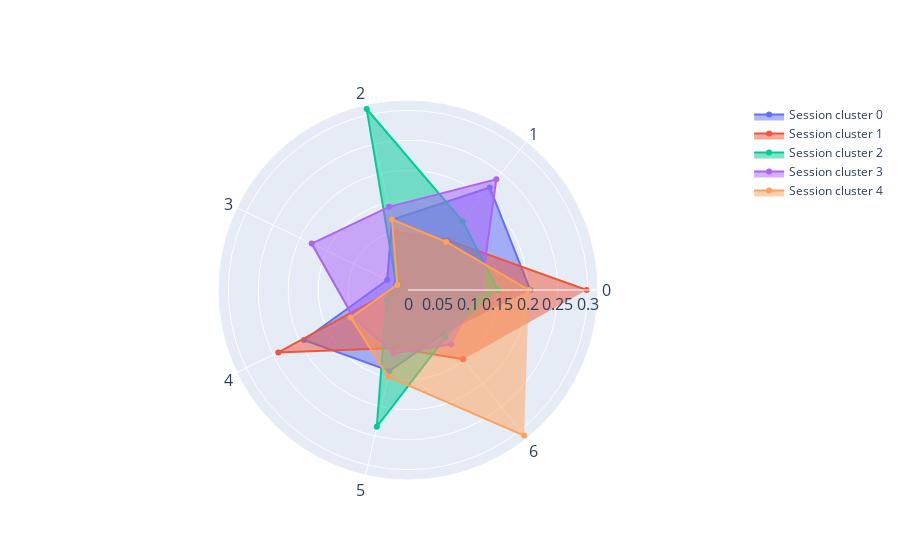

Write notebook code for a chart like this one.
### Code cell
plt.rcParams.update({'font.size': 16})

# plot star plot for comparison 
fig = go.Figure() 
fig.add_trace(go.Scatterpolar( 
      r=pd.Series(mean_cluster_session.sort_values(by='new_clusters').loc[mean_cluster_session['session_cluster']==0, 'relative_frequency'].values), 
      theta=plt_vars, 
      fill='toself', 
      name='Session cluster 0' 
)) 
fig.add_trace(go.Scatterpolar( 
      r=pd.Series(mean_cluster_session.sort_values(by='new_clusters').loc[mean_cluster_session['session_cluster']==1, 'relative_frequency'].values), 
      theta=plt_vars, 
      fill='toself', 
      name='Session cluster 1'
)) 

fig.add_trace(go.Scatterpolar( 
      r=pd.Series(mean_cluster_session.sort_values(by='new_clusters').loc[mean_cluster_session['session_cluster']==2, 'relative_frequency'].values), 
      theta=plt_vars, 
      fill='toself', 
      name='Session cluster 2'
)) 

fig.add_trace(go.Scatterpolar( 
      r=pd.Series(mean_cluster_session.sort_values(by='new_clusters').loc[mean_cluster_session['session_cluster']==3, 'relative_frequency'].values), 
      theta=plt_vars, 
      fill='toself', 
      name='Session cluster 3'
)) 

fig.add_trace(go.Scatterpolar( 
      r=pd.Series(mean_cluster_session.sort_values(by='new_clusters').loc[mean_cluster_session['session_cluster']==4, 'relative_frequency'].values), 
      theta=plt_vars, 
      fill='toself', 
      name='Session cluster 4'
)) 

# fig.add_trace(go.Scatterpolar( 
#       r=pd.Series(mean_cluster_mice.sort_values(by='new_clusters').loc[mean_cluster_mice['mouse_cluster']==3, 'relative_frequency'].values), 
#       theta=plt_vars, 
#       fill='toself', 
#       name='Mouse cluster 3'
# )) 
  
fig.update_layout( 
  polar=dict(
        angularaxis=dict(
            tickfont=dict(size=16)  # Set the font size of the theta labels
        ),
    radialaxis=dict( 
      visible=True,
      tickfont=dict(size=16)
          )), 
  
  showlegend=True
)  #     template = 'plotly_dark', 

# plt.savefig(file_path+'star_plots_mice.svg', format="svg")
fig.write_image(file_path + 'star_plots_mice.svg')

fig.show()

### Figure 1 — Plotly figure (JSON) as saved in the notebook; plotly's stock layout.template omitted (floating-point values rounded to 4 significant figures)
{"data": [{"fill": "toself", "name": "Session cluster 0", "r": [0.2042, 0.219, 0.1202, 0.03857, 0.1927, 0.1386, 0.09348], "theta": ["0", "1", "2", "3", "4", "5", "6"], "type": "scatterpolar"}, {"fill": "toself", "name": "Session cluster 1", "r": [0.2983, 0.1064, 0.09974, 0.01448, 0.2404, 0.09927, 0.1479], "theta": ["0", "1", "2", "3", "4", "5", "6"], "type": "scatterpolar"}, {"fill": "toself", "name": "Session cluster 2", "r": [0.1505, 0.1465, 0.3101, 0.0221, 0.03976, 0.2344, 0.1007], "theta": ["0", "1", "2", "3", "4", "5", "6"], "type": "scatterpolar"}, {"fill": "toself", "name": "Session cluster 3", "r": [0.122, 0.2366, 0.1424, 0.1786, 0.1021, 0.1087, 0.116], "theta": ["0", "1", "2", "3", "4", "5", "6"], "type": "scatterpolar"}, {"fill": "toself", "name": "Session cluster 4", "r": [0.2019, 0.1026, 0.1209, 0.01971, 0.1063, 0.1484, 0.3111], "theta": ["0", "1", "2", "3", "4", "5", "6"], "type": "scatterpolar"}], "layout": {"polar": {"angularaxis": {"tickfont": {"size": 16}}, "radialaxis": {"tickfont": {"size": 16}, "visible": true}}, "showlegend": true}}
